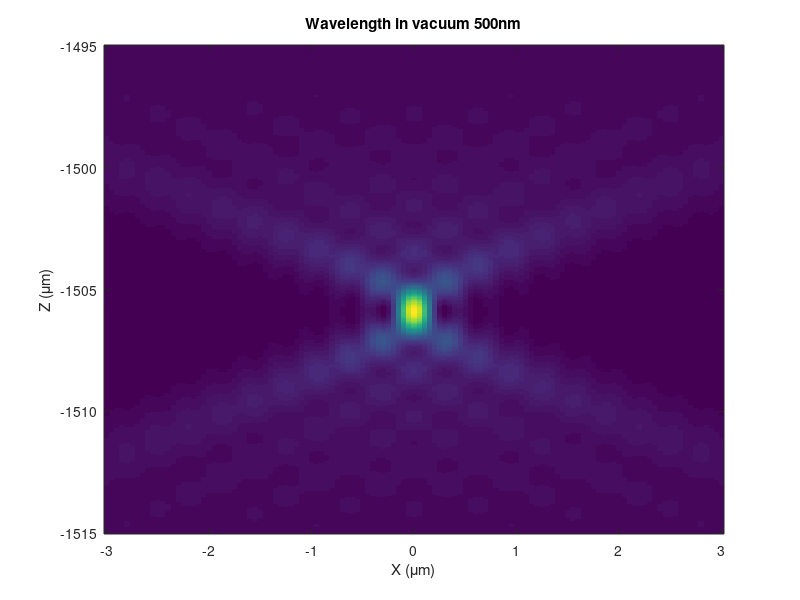

Reproduce this figure in MATLAB.
% Simulation of a plane wave hitting a planar interface using snell's law

lambda = 500; % in nm
n0 = 1.33; % index of medium after objective (immersion oil)
n1 = 1.33; % index of covereslip
n2 = 1.33; % index of medium
NA = 0.8; % Numerical apperture of objective (assumed for n0)
L = 170000; % slab width in nm 170um

NAeff = NA/n0; % Effective NA
WD =  2; % in mm
sinteta = NAeff;
DX = 0; % in nm
DY = tan(asin(NAeff))*WD*1E6; % DX in nm

Nang = 2001;
theta_inc = linspace(-asind(NAeff),asind(NAeff),Nang);
%theta_inc = -70;
Etotal = 0;

for iangle = 1:length(theta_inc)
    
theta = theta_inc(iangle); % in degrees 

c = 3E+8; %c = 3E+8 m/s x 10+9 nm/m x 10-9 ns/s = 3E+8 nm/ns;
k0 = 2*pi*n0/lambda;
w = k0*c/n0;

x = [-3000:50:3000]; % in nm
%x = [-20000:200:20000]; % in nm
y = -WD*1E6 + [-300000:2000:300000]; % in nm
ywater = -2290000:50:-2270000;
yglass = -2310000:50:-2290000;
ywater08 = -1515000:50:-1495000;

y = ywater08;
watermax = [184,61];
watermax08 = [184,61];
glassmax = [160,61];

[X,Y] = meshgrid(x,y);

k0_x = k0*sind(theta);
k0_y = k0*cosd(theta);

k1 = 2*pi*n1/lambda; % The wavelength in medium1 is lambda/n1
k2 = 2*pi*n2/lambda; % The wavelength in medium1 is lambda/n1
theta1 = asind(k0/k1*sind(theta));
theta2 = asind(k1/k2*sind(theta1));

k1_x = k1*sind(theta1);
k1_y = k1*cosd(theta1);
k2_x = k2*sind(theta2);
k2_y = k2*cosd(theta2);

r10 = (k1_y - k0_y)./(k1_y + k0_y);
r12 = (k1_y - k2_y)./(k1_y + k2_y);
t01 = 2*k0_y./(k1_y + k0_y);
t12 = 2*k1_y./(k1_y + k0_y);

%DX = 0; DY = 0;

% Prepare the new file.
%folder = 'C:\Users\jripoll\OneDrive - Universidad Carlos III de Madrid\UC3M\Powerpoint\';
%vidObj = VideoWriter([folder 'plwave_inf.avi']);
%vidObj.FrameRate = 30;
%open(vidObj);
    
%t = 2*pi/w*(0:0.05:5);
t = 0;
for it=1:length(t)
% %    E = (t01.*t12.*(Y<=-L) + 1.*(Y>-L)).*exp(1i*(k0_x*X + k0_y*Y).*(Y>0) ...
%     E = exp(1i*(k0_x*X + k0_y*Y).*(Y>0) ...
%         + 1i*(k1_x*X + k1_y*Y).*(Y<=0).*(Y>-L) ...
%         + 1i*(k2_x*X + k2_y*Y + (k0_x - k1_x)*L + (k0_y - k1_y)*L).*(Y<=-L) ...
%         ).*exp(1i*w*t(it)).*exp(1i*(k0_x*DX + k0_y*DY));
% %        ).*exp(1i*w*t(it))./(1 + r10.*r12.*exp(-1i*k1_y*L).*(Y<=-L));
% %    E = (t01.*t12.*(Y<=-L) + 1.*(Y>-L)).*exp(1i*(k0_x*X + k0_y*Y).*(Y>0) ...
    E = t01.*t12.*exp(1i*(k2_x*X + k2_y*Y + (k0_x - k1_x)*L + (k0_y - k1_y)*L)) ...
        .*exp(1i*w*t(it)).*exp(1i*(k0_x*DX + k0_y*DY))./(1 + r10.*r12.*exp(-1i*k1_y*L));
    Etotal = Etotal + E;

%         figure(1)
%     hold off
%     subplot(1,2,1)
%     imagesc(x*1E-3,y*1E-3,real(E));
%     xlabel('X (\mum)');
%     ylabel('Y (\mum)');
%     title(['Wavelength in vacuum ' num2str(lambda) 'nm']); 
%     axis xy tight
%     hold on
% %     if n0~=n1
% %         h_hor = line([min(x) max(x)]*1E-3,[0 0],'color','black','LineWidth',0.1,'LineStyle','-');
% %         h_ver = line([0 0],[min(y) max(y)]*1E-3,'color','black','LineWidth',0.1,'LineStyle',':');
% %         h_slab = line([min(x) max(x)]*1E-3,[-L -L]*1E-3,'color','black','LineWidth',0.1,'LineStyle','-');
% %     end
%     subplot(1,2,2)
%     imagesc(x*1E-3,y*1E-3,abs(Etotal).^2);
%     xlabel('X (\mum)');
%     ylabel('Y (\mum)');
%     title(['Wavelength in vacuum ' num2str(lambda) 'nm']); 
%     axis xy tight
%     hold on
% %     if n0~=n1
% %         h_hor = line([min(x) max(x)]*1E-3,[0 0],'color','black','LineWidth',0.1,'LineStyle','-');
% %         h_ver = line([0 0],[min(y) max(y)]*1E-3,'color','black','LineWidth',0.1,'LineStyle',':');
% %         h_slab = line([min(x) max(x)]*1E-3,[-L -L]*1E-3,'color','black','LineWidth',0.1,'LineStyle','-');
% %     end
%     pause(0.1);
% 

%    f = getframe(gcf);
%    writeVideo(vidObj,f);
end



end
    figure
    imagesc(x*1E-3,y*1E-3,abs(Etotal).^2);
    xlabel('X (\mum)');
    ylabel('Z (\mum)');
    title(['Wavelength in vacuum ' num2str(lambda) 'nm']); 
    axis xy tight

% Close the file.
%close(vidObj);